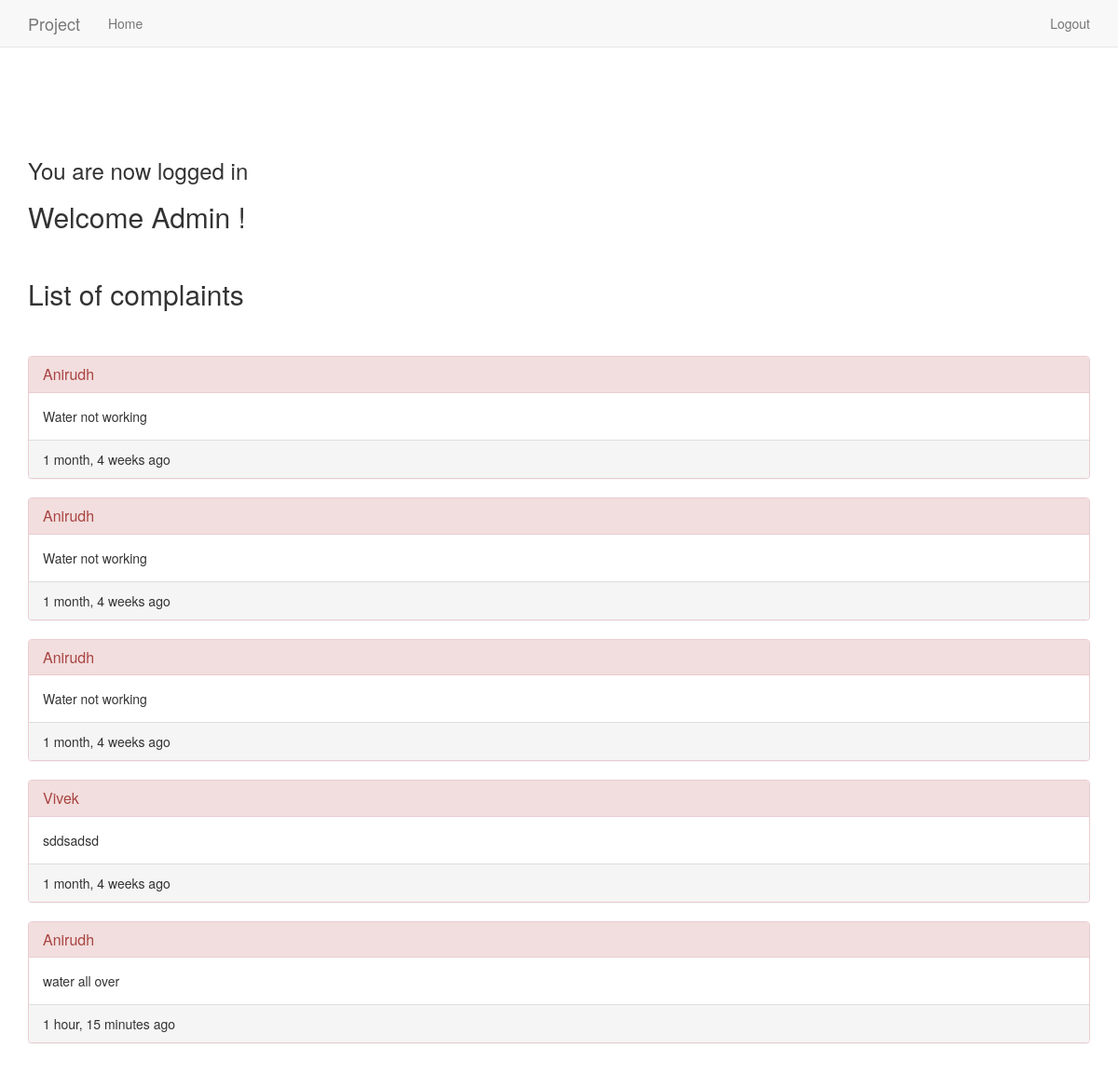
The app's page / (signed in) with its own data.
### newsletter/models.py (models this page shows)
class SignUp(models.Model):
	email = models.EmailField()
	full_name = models.CharField(max_length = 120, blank = True, null = True)
	complaint = models.CharField(max_length = 1000, blank = False, null = True)
	timestamp = models.DateTimeField(auto_now_add = True, auto_now = False)
	updated = models.DateTimeField(auto_now_add = False, auto_now = True)
	def __unicode__(self):
		return self.full_name

### newsletter/views.py (the view)
# urls.py: url(r'^$', 'newsletter.views.home', name='home'),
def  home(request):
	title = "Send us your complaint! "
	form = SignUpForm(request.POST or None)
	context = {
		"title": title,
		"form": form
	}
	if form.is_valid():
		instance = form.save(commit = False)
		if not instance.full_name:
			instance.full_name = "Anonymous"
		instance.save()
		print instance.full_name
		print instance.email
		print instance.complaint
		print instance.timestamp
		context = {
			"title" : "Your complaint has been registered!"
		}
	if request.user.is_authenticated() and request.user.is_staff :
		for item in SignUp.objects.all():
			print item
		queryset = SignUp.objects.all()
		context = {
			"queryset" : queryset,
		}
	return render(request, "home.html", context)

### templates/home.html (shortened to what this page needs)
{% extends 'base.html' %}
{% load crispy_forms_tags %}
{% block content %}
{% if request.user.is_authenticated %}
<h3> You are now logged in </h3>
{% if request.user.is_staff %}
<h2> Welcome Admin !  </h2>
<br>
<h2> List of complaints </h2>
<br><br>
{% for item in queryset %}
	<div class = "panel panel-default panel-danger">
		<div class="panel-heading"><h3 class="panel-title">{{ item.full_name }}</h3></div>
		<div class="panel-body">
					{{ item.complaint }}
		</div>
		<div class="panel-footer">{{ item.timestamp | timesince }} ago</div>
	</div>
{% endfor %}
{% endif %}
{% endif %}
{% endblock %}

### templates/base.html (shortened to what this page needs)
{% load staticfiles %}
<!DOCTYPE html>
<html lang="en">
  <head>
    {% include 'head_css.html' %}
  </head>
  <body>
    {% include 'navbars.html' %}
    <br><br><br><br>
    <div class="container">
      {% block content %}
      {% endblock %}
    </div>
  </body>
</html>

### templates/head_css.html
  {% load staticfiles %}
    <link href=" {% static 'css/bootstrap.min.css' %} " rel="stylesheet">
    <link href=" {% static 'css/navbar-static-top.css' %} " rel="stylesheet">
    <link href=" {% static 'css/custom.css' %} " rel="stylesheet">

### templates/navbars.html (shortened to what this page needs)
    <nav class="navbar navbar-default navbar-static-top">
      <div class="container">
        <div class="navbar-header">
          <a class="navbar-brand" href="{% url 'home' %} ">Project</a>
        </div>
        <div id="navbar" class="navbar-collapse collapse">
          <ul class="nav navbar-nav">
            <li><a href="{% url 'home' %} ">Home</a></li>
          </ul>
          <ul class="nav navbar-nav navbar-right">
            {% if request.user.is_authenticated %}
            <li><a href=" {% url 'auth_logout' %} ">Logout</a></li>
            {% else %}
            <li><a href=" {% url 'registration_register' %} ">Register</a></li>
            {% endif %}
          </ul>
        </div>
      </div>
    </nav>

### templates/javascript.html (shortened to what this page needs)
  {% load staticfiles %}

### static_in_pro/our_static/css/navbar-static-top.css (style rules this page uses)
body { min-height: 2000px; }
.navbar-static-top { margin-bottom: 19px; }

### records on screen
SignUp: full_name "Anirudh", complaint "Water not working", timestamp "1 month, 4 weeks"
SignUp: full_name "Anirudh", complaint "Water not working", timestamp "1 month, 4 weeks"
SignUp: full_name "Anirudh", complaint "Water not working", timestamp "1 month, 4 weeks"
SignUp: full_name "Vivek", complaint "sddsadsd", timestamp "1 month, 4 weeks"
SignUp: full_name "Anirudh", complaint "water all over", timestamp "1 hour, 15 minutes"
